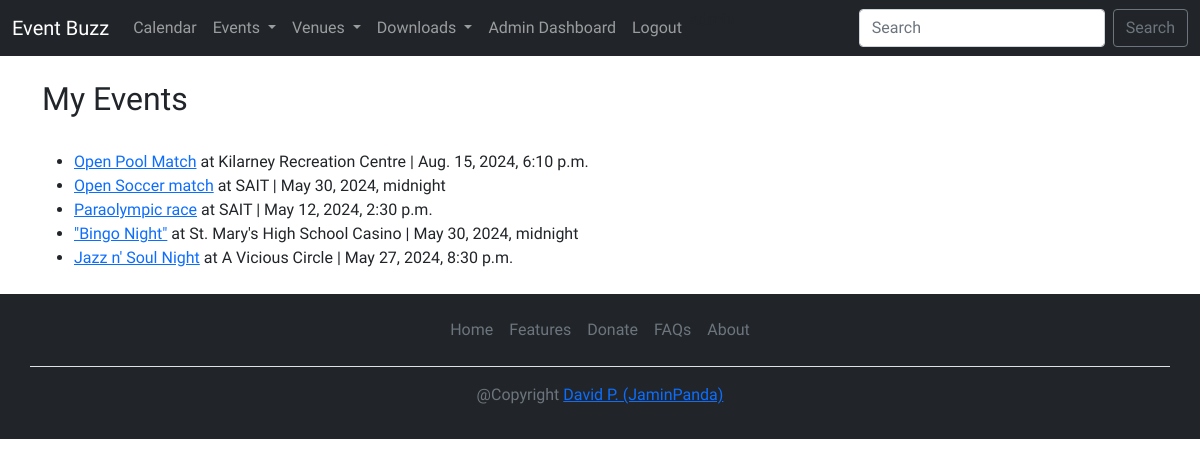
The app's page /my_events (signed in) with its own data.
### events/models.py (models this page shows, shortened)
class Event(models.Model):
    name            = models.CharField('Event Name', max_length=150)
    event_date      = models.DateTimeField('Event date')
    venue           = models.ForeignKey(Venue, on_delete=models.CASCADE, blank=True, null=True)   #connect Venue entity
    manager         = models.ForeignKey(User, blank=True, null=True, on_delete=models.SET_NULL, related_name='managed_event')    # events linked to user won't be deleted if user is deleted
    description     = models.TextField(blank=True)
    attendees       = models.ManyToManyField(User, blank=True, related_name='attended_events')
    approved        = models.BooleanField('Approved', default=False, blank=True, null=True)
    event_image     = models.ImageField(upload_to="images/event_imgs/", null=True, blank=True)
    def __str__(self):
        return self.name

class Venue(models.Model):
    name            = models.CharField('Venue Name', max_length=120)
    address         = models.CharField(max_length=300)
    city_state      = models.CharField(max_length=100, default='Unknown')
    country         = models.CharField(max_length=40, default='Unknown')
    zip_code        = models.CharField('Zip Code', max_length=12)
    phone           = models.CharField('Contact Phone', max_length=25, blank=True)
    web             = models.URLField('Website Address', blank=True)
    email_address   = models.EmailField('Email', blank=True)
    owner           = models.ForeignKey(User, on_delete=models.CASCADE, verbose_name='Venue Owner')     # associates with user_id
    venue_image     = models.ImageField(upload_to="images/", null=True, blank=True)
    def __str__(self):
        return self.name

### events/views.py (the view)
# urls.py: path('my_events', views.my_events, name='my-events'),
def my_events(request):
    if request.user.is_authenticated:
        user = request.user.id
        events = Event.objects.filter(attendees=user)
        return render(request, 'events/my_events.html',
                      {"events":events,})
    else:
        messages.success(request, ("You aren't Authorized to View this Page."))
        return redirect('events:list-events')

### events/templates/events/my_events.html
{% extends 'base.html' %}
{% block content %}
    <h2>My Events</h2>
    <br>
    <ul>
        {% for event in events %}
            <li><a href="{% url 'events:show-event' event.id %}">{{ event }}</a> at {{ event.venue }} | {{ event.event_date }}<br>
        {% endfor %}
    </ul>
{% endblock %}

### static/styles/main.css (style rules this page uses)
* { margin: 0; padding: 0; box-sizing: border-box; text-decoration: none; border: none; outline: none; scroll-behavior: smooth; font-family: 'KoHo'; }
:root { --bg-color: #D9D9D9; --second-bg-color: #212529; --third-bg-color: #4F518C; --text-color: #2C2A4A; --second-text-color: #fff; --third-text-color: #00ffdd; --fourth-text-color: #eaf740; --btn-color: #4e2db9; --border: #95859F; --second-btn-color: #ae88c5; }
html, body { height: 100%; margin: 0; }

### records on screen
Event: name "Open Pool Match", venue "Kilarney Recreation Centre", event_date "Aug. 15, 2024, 6:10 p.m."
Event: name "Open Soccer match", venue "SAIT", event_date "May 30, 2024, midnight"
Event: name "Paraolympic race", venue "SAIT", event_date "May 12, 2024, 2:30 p.m."
Event: name "\"Bingo Night\"", venue "St. Mary's High School Casino", event_date "May 30, 2024, midnight"
Event: name "Jazz n' Soul Night", venue "A Vicious Circle", event_date "May 27, 2024, 8:30 p.m."
